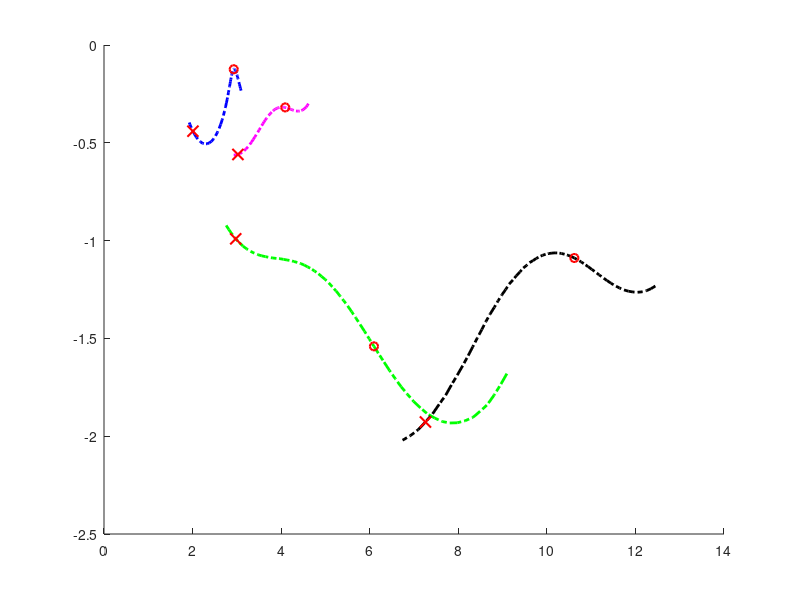

This figure's MATLAB source: (Note: this script raises an error after producing the figure.)
% 1kHZ - 1MHz
%Heart_complex = Heart_cond(41:101) + 1i*eps0.*Freq(41:101)*2*pi.*Heart_perm(41:101);
%Heart_complex = Heart_cond + 1i*eps0.*Freq*2*pi.*Heart_perm;

% Freq(55) = 5kHz
% 61 = 100kHz
% 98 = 700kHz
%Heart_complex = Heart_cond + 1i*eps0.*Freq*2*pi.*Heart_perm;
clear

load('All_f_set_1.mat');

clear title xlabel ylabel legend
figure
hold all;

load('All_f_set_1.mat');


plot(real(Heart_pho(41:101)), imag(Heart_pho(41:101)), '-.g',...
    'LineWidth',2)
plot(real(Muscle_pho(41:101)), imag(Muscle_pho(41:101)), '-.b',...
    'LineWidth',2)
plot(real(LungDef_pho(41:101)), imag(LungDef_pho(41:101)), '-.m',...
    'LineWidth',2)
plot(real(LungInf_pho(41:101)), imag(LungInf_pho(41:101)), '-.k',...
    'LineWidth',2)

plot(real(Heart_pho(61)), imag(Heart_pho(61)), 'o',...
    'LineWidth',1.5,...
    'MarkerEdgeColor','r',...
    'MarkerSize',6)%'MarkerFaceColor',[.49 1 .63],...
plot(real(Heart_pho(98)), imag(Heart_pho(98)), 'x',...
    'LineWidth',1.5,...
    'MarkerEdgeColor','r',...
    'MarkerSize',8)%'MarkerFaceColor',[.49 1 .63],...

plot(real(Muscle_pho(61)), imag(Muscle_pho(61)), 'o',...
    'LineWidth',1.5,...
    'MarkerEdgeColor','r',...
    'MarkerSize',6)%'MarkerFaceColor',[.49 1 .63],...
plot(real(Muscle_pho(98)), imag(Muscle_pho(98)), 'x',...
    'LineWidth',1.5,...
    'MarkerEdgeColor','r',...
    'MarkerSize',8)%'MarkerFaceColor',[.49 1 .63],...

plot(real(LungDef_pho(61)), imag(LungDef_pho(61)), 'o',...
    'LineWidth',1.5,...
    'MarkerEdgeColor','r',...
    'MarkerSize',6)%'MarkerFaceColor',[.49 1 .63],...
plot(real(LungDef_pho(98)), imag(LungDef_pho(98)), 'x',...
    'LineWidth',1.5,...
    'MarkerEdgeColor','r',...
    'MarkerSize',8)%'MarkerFaceColor',[.49 1 .63],...

plot(real(LungInf_pho(61)), imag(LungInf_pho(61)), 'o',...
    'LineWidth',1.5,...
    'MarkerEdgeColor','r',...
    'MarkerSize',6)%'MarkerFaceColor',[.49 1 .63],...
plot(real(LungInf_pho(98)), imag(LungInf_pho(98)), 'x',...
    'LineWidth',1.5,...
    'MarkerEdgeColor','r',...
    'MarkerSize',8)%'MarkerFaceColor',[.49 1 .63],...



p1 = [real(Heart_pho(61)) imag(Heart_pho(61))];                      
p2 = [real(Heart_pho(98)) imag(Heart_pho(98))];
arrow(p1, p2,'LineWidth',1.5,'Color','g','length',10);
%dp = p2-p1;                         % Difference
%quiver(p1(1),p1(2),dp(1),dp(2),0,'MaxHeadSize',0.5,'LineWidth',2)

p1 = [real(Muscle_pho(61)) imag(Muscle_pho(61))];                      
p2 = [real(Muscle_pho(98)) imag(Muscle_pho(98))];
arrow(p1, p2,'LineWidth',1.5,'Color','b','length',10);

p1 = [0 0];                      
p2 = [real(Muscle_pho(61)) imag(Muscle_pho(61))]; 
arrow(p1, p2,'LineWidth',1.5,'Color','b','length',10,'LineStyle',':');
p1 = [0 0];                
p2 = [real(Muscle_pho(98)) imag(Muscle_pho(98))];
arrow(p1, p2,'LineWidth',1.5,'Color','b','length',10,'LineStyle',':');


p1 = [real(LungDef_pho(61)) imag(LungDef_pho(61))];                      
p2 = [real(LungDef_pho(98)) imag(LungDef_pho(98))];
arrow(p1, p2,'LineWidth',1.5,'Color','m','length',10);

p1 = [real(LungInf_pho(61)) imag(LungInf_pho(61))];                      
p2 = [real(LungInf_pho(98)) imag(LungInf_pho(98))];
arrow(p1, p2,'LineWidth',1.5,'Color','k','length',10);

grid
%axis([0  10    0  10])
%text(p1(1),p1(2), sprintf('(%.0f,%.0f)',p1))
%text(p2(1),p2(2), sprintf('(%.0f,%.0f)',p2))
xlabel('real-component [\Omega/m]');
ylabel('imag-component [\Omega/m]');

lgd = legend('Heart', 'Muscle', 'Lung deflated', 'Lung inflated', '100 kHz', '700 kHz');
set(lgd,'Interpreter','latex');
%set(lgd,'FontSize',17);

%matlab2tikz('tikz/tissueProperties.tikz');

figure
p1 = [real(Heart_pho(61)) imag(Heart_pho(61))];                      
p2 = [real(Heart_pho(98)) imag(Heart_pho(98))];
arrow([0 0], p2-p1,'LineWidth',1.5,'Color','g','length',10);
%dp = p2-p1;                         % Difference
%quiver(p1(1),p1(2),dp(1),dp(2),0,'MaxHeadSize',0.5,'LineWidth',2)

p1 = [real(Muscle_pho(61)) imag(Muscle_pho(61))];                      
p2 = [real(Muscle_pho(98)) imag(Muscle_pho(98))];
arrow([0 0], p2-p1,'LineWidth',1.5,'Color','b','length',10);

p1 = [real(LungDef_pho(61)) imag(LungDef_pho(61))];                      
p2 = [real(LungDef_pho(98)) imag(LungDef_pho(98))];
arrow([0 0], p2-p1,'LineWidth',1.5,'Color','m','length',10);

p1 = [real(LungInf_pho(61)) imag(LungInf_pho(61))];                      
p2 = [real(LungInf_pho(98)) imag(LungInf_pho(98))];
arrow([0 0], p2-p1,'LineWidth',1.5,'Color','k','length',10);

grid
